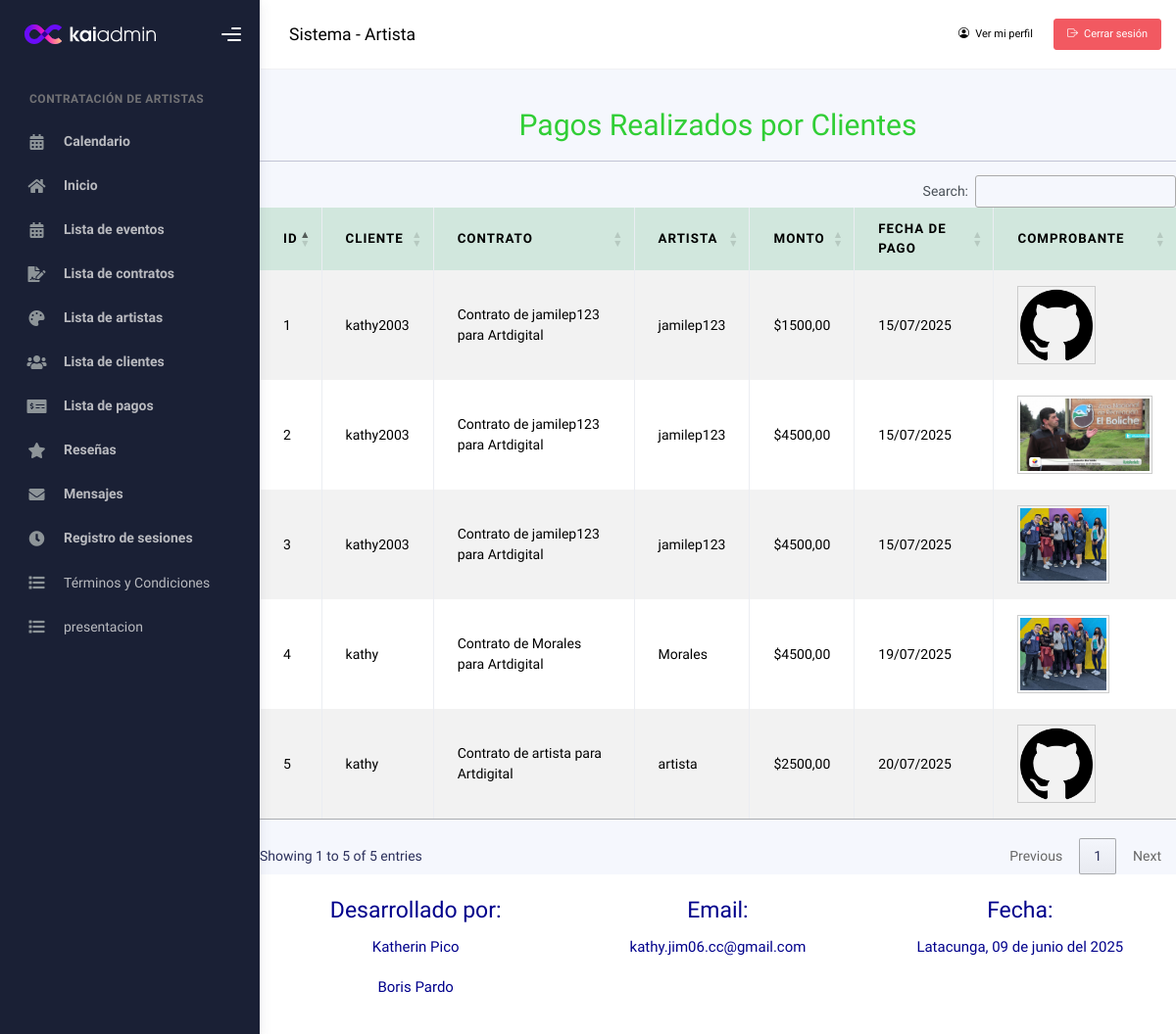
The page /administrador/pagos/ (signed in) on the database its author committed.
### Aplicaciones/gestionContratos/models.py (models this page shows, shortened)
class Pago(models.Model):
    contrato = models.ForeignKey(Contrato, on_delete=models.CASCADE)
    cliente = models.ForeignKey(Usuario, on_delete=models.CASCADE, limit_choices_to={'rol': 'Cliente'}, related_name='pagos_cliente')
    artista = models.ForeignKey(Usuario, on_delete=models.CASCADE, limit_choices_to={'rol': 'Artista'}, related_name='pagos_artista')
    monto = models.DecimalField(max_digits=10, decimal_places=2)
    fecha_pago = models.DateField(auto_now_add=True)
    comprobante_imagen = models.ImageField(upload_to='pagos/comprobantes/', null=True, blank=True)
    class Meta:
        ordering = ['-fecha_pago']

class Usuario(AbstractUser):
    telefono = models.CharField(max_length=10)
    direccion = models.TextField()
    rol = models.CharField(max_length=20, choices=ROL_CHOICES, default='Cliente')
    verificado = models.BooleanField(default=False)
    bloqueado = models.BooleanField(default=False)
    foto_perfil = models.ImageField(upload_to='usuarios/perfil/', null=True, blank=True)
    portafolio_pdf = models.FileField(upload_to='usuarios/portafolios/', null=True, blank=True)
    facebook_url = models.URLField(max_length=200, null=True, blank=True)
    x_url = models.URLField("X (Twitter)", max_length=200, null=True, blank=True)
    web_url = models.URLField("Página web", max_length=200, null=True, blank=True)
    groups = models.ManyToManyField(
        Group,
        related_name='usuarios',
        blank=True,
        help_text='Grupos a los que pertenece el usuario.',
        verbose_name='grupos',
    )
    user_permissions = models.ManyToManyField(
        Permission,
        related_name='usuarios_permisos',
        blank=True,
        help_text='Permisos específicos para el usuario.',
        verbose_name='permisos de usuario',
    )

class Contrato(models.Model):
    evento = models.ForeignKey(Evento, on_delete=models.CASCADE)
    artista = models.ForeignKey(Usuario, on_delete=models.CASCADE, limit_choices_to={'rol': 'Artista'})
    estado = models.CharField(max_length=20, choices=[('Pendiente', 'Pendiente'), ('Aceptado', 'Aceptado'), ('Rechazado', 'Rechazado')], default='Pendiente')
    fecha_contrato = models.DateField(auto_now_add=True)
    fecha_inicio = models.DateField(null=True, blank=True)
    fecha_fin = models.DateField(null=True, blank=True)
    costo = models.DecimalField(max_digits=10, decimal_places=2, null=True, blank=True)
    pdf = models.FileField(upload_to='contratos/pdfs/', null=True, blank=True)
    observaciones = models.TextField(null=True, blank=True)
    def __str__(self):
        return f"Contrato de {self.artista.username} para {self.evento.titulo}"
    class Meta:
        ordering = ['-fecha_contrato']

class Evento(models.Model):
    cliente = models.ForeignKey(Usuario, on_delete=models.CASCADE, limit_choices_to={'rol': 'Cliente'})
    titulo = models.CharField(max_length=100)
    descripcion = models.TextField()
    fecha = models.DateField()
    ubicacion = models.CharField(max_length=200)
    class Meta:
        ordering = ['fecha']

### Aplicaciones/gestionContratos/views.py (the view)
# urls.py: path('administrador/pagos/', views.listar_pagos_administrador, name='listar_pagos_administrador'),
def listar_pagos_administrador(request):
    usuario_id = request.session.get('usuario_id')
    if not usuario_id:
        return redirect('login')
    admin = Usuario.objects.get(id=usuario_id)
    if admin.rol != 'Administrador':
        messages.error(request, "No tienes permisos para acceder a esta sección.")
        return redirect('login')
    pagos = Pago.objects.select_related('cliente', 'artista', 'contrato').all().order_by('-fecha_pago')
    return render(request, 'administrador/pagos/lista_pagos.html', {
        'pagos': pagos,
        'admin': admin,
    })

### Aplicaciones/gestionContratos/templates/administrador/pagos/lista_pagos.html (shortened to what this page needs)
{% extends 'administrador/plantilla.html' %}
{% load static %}
{% block contenido %}
<br><br><br>
<div class="container mt-5">
    <h1 class="text-center text-success">Pagos Realizados por Clientes</h1>
    <hr>
    {% if pagos %}
    <table class="table table-bordered table-striped table-hover" id="tbl_pagos">
        <thead class="table-success">
            <tr>
                <th>ID</th>
                <th>Cliente</th>
                <th>Contrato</th>
                <th>Artista</th>
                <th>Monto</th>
                <th>Fecha de Pago</th>
                <th>Comprobante</th>
            </tr>
        </thead>
        <tbody>
            {% for pago in pagos %}
            <tr>
                <td>{{ pago.id }}</td>
                <td>{{ pago.cliente.username }}</td>
                <td>{{ pago.contrato }}</td>
                <td>{{ pago.artista.username }}</td>
                <td>${{ pago.monto }}</td>
                <td>{{ pago.fecha_pago|date:"d/m/Y" }}</td>
                <td>
                    {% if pago.comprobante_imagen %}
                        <img src="{{ pago.comprobante_imagen.url }}" alt="Comprobante pago" height="80px" style="object-fit: contain; border:1px solid #ccc; padding:2px;">
                    {% else %}
                        Ninguno
                    {% endif %}
                </td>
            </tr>
            {% endfor %}
        </tbody>
    </table>
    {% else %}
    <p class="text-center">No hay pagos registrados.</p>
    {% endif %}
</div>
{% endblock %}

### rows shown on the page
Pago: id "5", cliente.username "kathy", contrato "Contrato de artista para Artdigital", artista.username "artista", monto "2500,00", fecha_pago "20/07/2025", comprobante_imagen (picture)
Pago: id "4", cliente.username "kathy", contrato "Contrato de Morales para Artdigital", artista.username "Morales", monto "4500,00", fecha_pago "19/07/2025", comprobante_imagen (picture)
Pago: id "1", cliente.username "kathy2003", contrato "Contrato de jamilep123 para Artdigital", artista.username "jamilep123", monto "1500,00", fecha_pago "15/07/2025", comprobante_imagen (picture)
Pago: id "2", cliente.username "kathy2003", contrato "Contrato de jamilep123 para Artdigital", artista.username "jamilep123", monto "4500,00", fecha_pago "15/07/2025", comprobante_imagen (placeholder picture)
Pago: id "3", cliente.username "kathy2003", contrato "Contrato de jamilep123 para Artdigital", artista.username "jamilep123", monto "4500,00", fecha_pago "15/07/2025", comprobante_imagen (picture)
